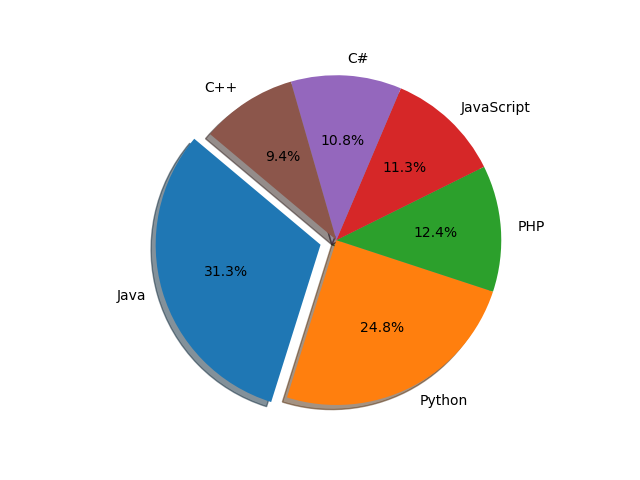

Reproduce this figure in Python.
import matplotlib.pyplot as plt
# Data to plot
languages = 'Java', 'Python', 'PHP', 'JavaScript', 'C#', 'C++'
popuratity = [22.2, 17.6, 8.8, 8, 7.7, 6.7]
colors = ["#1f77b4", "#ff7f0e", "#2ca02c", "#d62728", "#9467bd", "#8c564b"]
# explode 1st slice
explode = (0.1, 0, 0, 0,0,0)  
# Plot
plt.pie(popuratity, explode=explode, labels=languages, colors=colors,
autopct='%1.1f%%', shadow=True, startangle=140)

plt.axis('equal')
plt.show()
